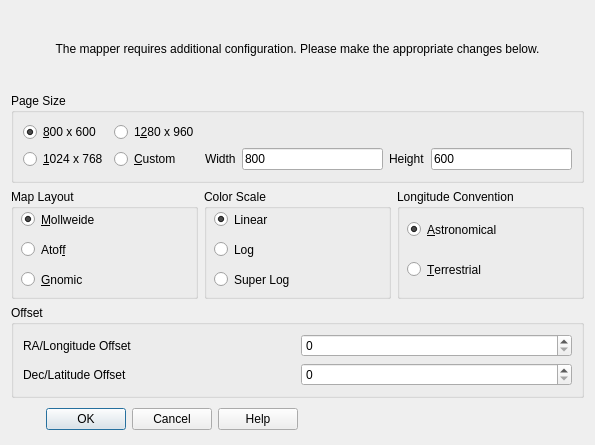
<?xml version="1.0" encoding="UTF-8"?>
<ui version="4.0">
 <class>mapperDialog</class>
 <widget class="QDialog" name="mapperDialog">
  <property name="geometry">
   <rect>
    <x>0</x>
    <y>0</y>
    <width>595</width>
    <height>445</height>
   </rect>
  </property>
  <property name="windowTitle">
   <string>Dialog</string>
  </property>
  <layout class="QGridLayout" name="gridLayout_4">
   <item row="0" column="0">
    <widget class="QLabel" name="title">
     <property name="minimumSize">
      <size>
       <width>400</width>
       <height>40</height>
      </size>
     </property>
     <property name="text">
      <string>&lt;html&gt;&lt;head/&gt;&lt;body&gt;&lt;p&gt;The mapper requires additional configuration. Please make the appropriate changes below.&lt;/p&gt;&lt;/body&gt;&lt;/html&gt;</string>
     </property>
     <property name="alignment">
      <set>Qt::AlignCenter</set>
     </property>
     <property name="wordWrap">
      <bool>true</bool>
     </property>
    </widget>
   </item>
   <item row="1" column="0">
    <widget class="QGroupBox" name="pageBox">
     <property name="minimumSize">
      <size>
       <width>400</width>
       <height>90</height>
      </size>
     </property>
     <property name="title">
      <string>Page Size</string>
     </property>
     <layout class="QGridLayout" name="gridLayout_3">
      <item row="0" column="0">
       <widget class="QRadioButton" name="smallSizeButton">
        <property name="text">
         <string>&amp;800 x 600</string>
        </property>
        <property name="checked">
         <bool>true</bool>
        </property>
       </widget>
      </item>
      <item row="0" column="1">
       <widget class="QRadioButton" name="largeSizeButton">
        <property name="text">
         <string>1&amp;280 x 960</string>
        </property>
       </widget>
      </item>
      <item row="1" column="0">
       <widget class="QRadioButton" name="mediumSizeButton">
        <property name="text">
         <string>&amp;1024 x 768</string>
        </property>
       </widget>
      </item>
      <item row="1" column="1">
       <widget class="QRadioButton" name="customSizeButton">
        <property name="text">
         <string>&amp;Custom</string>
        </property>
       </widget>
      </item>
      <item row="1" column="2">
       <layout class="QGridLayout" name="gridLayout">
        <item row="0" column="0">
         <widget class="QLabel" name="widthLabel">
          <property name="text">
           <string>Width</string>
          </property>
         </widget>
        </item>
        <item row="0" column="1">
         <widget class="QLineEdit" name="widthValue">
          <property name="text">
           <string>800</string>
          </property>
         </widget>
        </item>
        <item row="0" column="2">
         <widget class="QLabel" name="heightLabel">
          <property name="text">
           <string>Height</string>
          </property>
         </widget>
        </item>
        <item row="0" column="3">
         <widget class="QLineEdit" name="heightValue">
          <property name="text">
           <string>600</string>
          </property>
         </widget>
        </item>
       </layout>
      </item>
     </layout>
    </widget>
   </item>
   <item row="2" column="0">
    <layout class="QHBoxLayout" name="detailsLayout">
     <item>
      <widget class="QGroupBox" name="mapLayoutBox">
       <property name="minimumSize">
        <size>
         <width>100</width>
         <height>110</height>
        </size>
       </property>
       <property name="title">
        <string>Map Layout</string>
       </property>
       <widget class="QRadioButton" name="mollweideButton">
        <property name="geometry">
         <rect>
          <x>10</x>
          <y>20</y>
          <width>102</width>
          <height>21</height>
         </rect>
        </property>
        <property name="text">
         <string>&amp;Mollweide</string>
        </property>
        <property name="checked">
         <bool>true</bool>
        </property>
       </widget>
       <widget class="QRadioButton" name="gnomicButton">
        <property name="geometry">
         <rect>
          <x>10</x>
          <y>80</y>
          <width>81</width>
          <height>21</height>
         </rect>
        </property>
        <property name="text">
         <string>&amp;Gnomic</string>
        </property>
       </widget>
       <widget class="QRadioButton" name="atoffButton">
        <property name="geometry">
         <rect>
          <x>10</x>
          <y>50</y>
          <width>85</width>
          <height>21</height>
         </rect>
        </property>
        <property name="text">
         <string>Atof&amp;f</string>
        </property>
       </widget>
      </widget>
     </item>
     <item>
      <widget class="QGroupBox" name="scaleBox">
       <property name="minimumSize">
        <size>
         <width>120</width>
         <height>110</height>
        </size>
       </property>
       <property name="title">
        <string>Color Scale</string>
       </property>
       <widget class="QRadioButton" name="linearButton">
        <property name="geometry">
         <rect>
          <x>10</x>
          <y>20</y>
          <width>91</width>
          <height>21</height>
         </rect>
        </property>
        <property name="text">
         <string>Linear</string>
        </property>
        <property name="checked">
         <bool>true</bool>
        </property>
       </widget>
       <widget class="QRadioButton" name="logButton">
        <property name="geometry">
         <rect>
          <x>10</x>
          <y>50</y>
          <width>91</width>
          <height>21</height>
         </rect>
        </property>
        <property name="text">
         <string>Log</string>
        </property>
       </widget>
       <widget class="QRadioButton" name="sLogButton">
        <property name="geometry">
         <rect>
          <x>10</x>
          <y>80</y>
          <width>91</width>
          <height>21</height>
         </rect>
        </property>
        <property name="text">
         <string>Super Log</string>
        </property>
       </widget>
      </widget>
     </item>
     <item>
      <widget class="QGroupBox" name="longBox">
       <property name="minimumSize">
        <size>
         <width>100</width>
         <height>100</height>
        </size>
       </property>
       <property name="title">
        <string>Longitude Convention</string>
       </property>
       <widget class="QRadioButton" name="astroButton">
        <property name="geometry">
         <rect>
          <x>10</x>
          <y>30</y>
          <width>111</width>
          <height>21</height>
         </rect>
        </property>
        <property name="text">
         <string>&amp;Astronomical</string>
        </property>
        <property name="checked">
         <bool>true</bool>
        </property>
       </widget>
       <widget class="QRadioButton" name="terrestrialButton">
        <property name="geometry">
         <rect>
          <x>10</x>
          <y>70</y>
          <width>102</width>
          <height>21</height>
         </rect>
        </property>
        <property name="text">
         <string>&amp;Terrestrial</string>
        </property>
       </widget>
      </widget>
     </item>
    </layout>
   </item>
   <item row="3" column="0">
    <widget class="QGroupBox" name="Offsets">
     <property name="title">
      <string>Offset</string>
     </property>
     <layout class="QGridLayout" name="gridLayout_2">
      <item row="0" column="0">
       <widget class="QLabel" name="raOffset">
        <property name="text">
         <string>RA/Longitude Offset</string>
        </property>
       </widget>
      </item>
      <item row="0" column="1">
       <widget class="QSpinBox" name="raOffsetInput">
        <property name="maximum">
         <number>360</number>
        </property>
       </widget>
      </item>
      <item row="1" column="0">
       <widget class="QLabel" name="decOffset">
        <property name="text">
         <string>Dec/Latitude Offset</string>
        </property>
       </widget>
      </item>
      <item row="1" column="1">
       <widget class="QSpinBox" name="decOffsetInput">
        <property name="maximum">
         <number>180</number>
        </property>
       </widget>
      </item>
     </layout>
    </widget>
   </item>
   <item row="4" column="0">
    <layout class="QHBoxLayout" name="buttonLayout">
     <item>
      <widget class="QDialogButtonBox" name="buttonBox">
       <property name="minimumSize">
        <size>
         <width>240</width>
         <height>30</height>
        </size>
       </property>
       <property name="orientation">
        <enum>Qt::Horizontal</enum>
       </property>
       <property name="standardButtons">
        <set>QDialogButtonBox::Cancel|QDialogButtonBox::Help|QDialogButtonBox::Ok</set>
       </property>
      </widget>
     </item>
     <item>
      <spacer name="horizontalSpacer_2">
       <property name="orientation">
        <enum>Qt::Horizontal</enum>
       </property>
       <property name="sizeHint" stdset="0">
        <size>
         <width>40</width>
         <height>20</height>
        </size>
       </property>
      </spacer>
     </item>
    </layout>
   </item>
  </layout>
 </widget>
 <resources/>
 <connections>
  <connection>
   <sender>buttonBox</sender>
   <signal>accepted()</signal>
   <receiver>mapperDialog</receiver>
   <slot>accept()</slot>
   <hints>
    <hint type="sourcelabel">
     <x>248</x>
     <y>254</y>
    </hint>
    <hint type="destinationlabel">
     <x>157</x>
     <y>274</y>
    </hint>
   </hints>
  </connection>
  <connection>
   <sender>buttonBox</sender>
   <signal>rejected()</signal>
   <receiver>mapperDialog</receiver>
   <slot>reject()</slot>
   <hints>
    <hint type="sourcelabel">
     <x>316</x>
     <y>260</y>
    </hint>
    <hint type="destinationlabel">
     <x>286</x>
     <y>274</y>
    </hint>
   </hints>
  </connection>
 </connections>
</ui>
